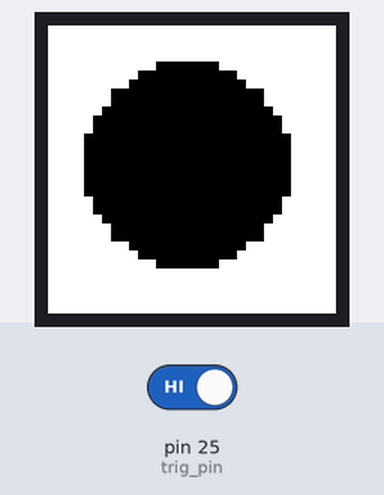
Recording of a sketch running on a simulated Arduino Mega 2560, built with avr-gcc and run on an emulated ATmega2560. Parts: 32×32 colour display. The test bench sets the inputs (shaded band); at power-on: pin 25 (trig_pin) HIGH. What the sketch prints to the serial monitor is not drawn.

Above: at 3.03 s.
3.1 s: pin 25 (trig_pin) driven LOW
At 3.7 s:
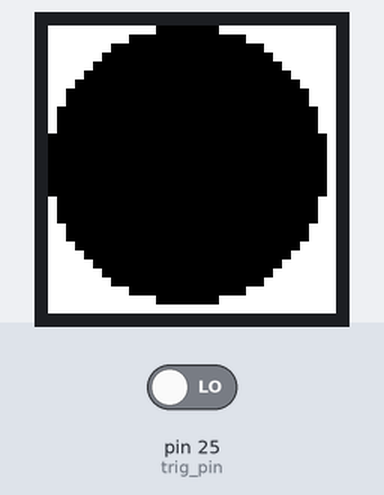
4.8 s: pin 25 (trig_pin) driven HIGH
At 4.89 s:
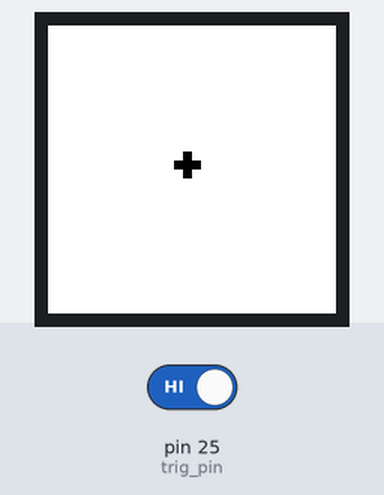

The sketch:

looming_threat.ino
```cpp
// Adafruit protomatter definition
#include <Adafruit_Protomatter.h>
// Color definitions
#define BLACK    0x0000
#define BLUE     0x001F
#define RED      0xF800
#define GREEN    0x07E0
#define CYAN     0x07FF
#define MAGENTA  0xF81F
#define YELLOW   0xFFE0
#define WHITE    0xFFFF

uint8_t rgbPins[]  = {7, 8, 9, 10, 11, 12};
uint8_t addrPins[] = {17, 18, 19, 20};
uint8_t clockPin   = 14;
uint8_t latchPin   = 15;
uint8_t oePin      = 16;

// adafruit LED matrix object
Adafruit_Protomatter matrix(
  32, 4, 1, rgbPins, 4, addrPins, clockPin, latchPin, oePin, false);

// Looming specific global vars
#define trig_pin 25 //A3
#define delayTime 50
bool trig;

void setup(void) {
  Serial.begin(9600);

  // Initialize matrix...
  ProtomatterStatus status = matrix.begin();
  Serial.print("Protomatter begin() status: ");
  Serial.println((int)status);
  if(status != PROTOMATTER_OK) {
    for(;;);
  }
}

void loop(void) {

  trig = digitalRead(trig_pin);

  Serial.print("Trig state is: ");
  Serial.println(trig);

  if (trig == 0) {
    Serial.println("Waiting for trigger");
  }

  if (trig == 1) {
    matrix.fillRect(0,0,32,32, WHITE);

    matrix.fillCircle(15, 15, 1, BLACK);
    matrix.show();
    delay(delayTime);

    matrix.fillCircle(15, 15, 2, BLACK);
    matrix.show();
    delay(delayTime);

    matrix.fillCircle(15, 15, 3, BLACK);
    matrix.show();
    delay(delayTime);

    matrix.fillCircle(15, 15, 4, BLACK);
    matrix.show();
    delay(delayTime);

    matrix.fillCircle(15, 15, 5, BLACK);
    matrix.show();
    delay(delayTime);

    matrix.fillCircle(15, 15, 6, BLACK);
    matrix.show();
    delay(delayTime);

    matrix.fillCircle(15, 15, 7, BLACK);
    matrix.show();
    delay(delayTime);

    matrix.fillCircle(15, 15, 8, BLACK);
    matrix.show();
    delay(delayTime);

    matrix.fillCircle(15, 15, 9, BLACK);
    matrix.show();
    delay(delayTime);

    matrix.fillCircle(15, 15, 10, BLACK);
    matrix.show();
    delay(delayTime);

    matrix.fillCircle(15, 15, 11, BLACK);
    matrix.show();
    delay(delayTime);

    matrix.fillCircle(15, 15, 12, BLACK);
    matrix.show();
    delay(delayTime);

    matrix.fillCircle(15, 15, 13, BLACK);
    matrix.show();
    delay(delayTime);

    matrix.fillCircle(15, 15, 14, BLACK);
    matrix.show();
    delay(delayTime);

    matrix.fillCircle(15, 15, 15, BLACK);
    matrix.show();
    delay(delayTime);

  }

}
```

Measured:
- after the input at 4.8 s, the display: changes after 0.09 s (image 2)
